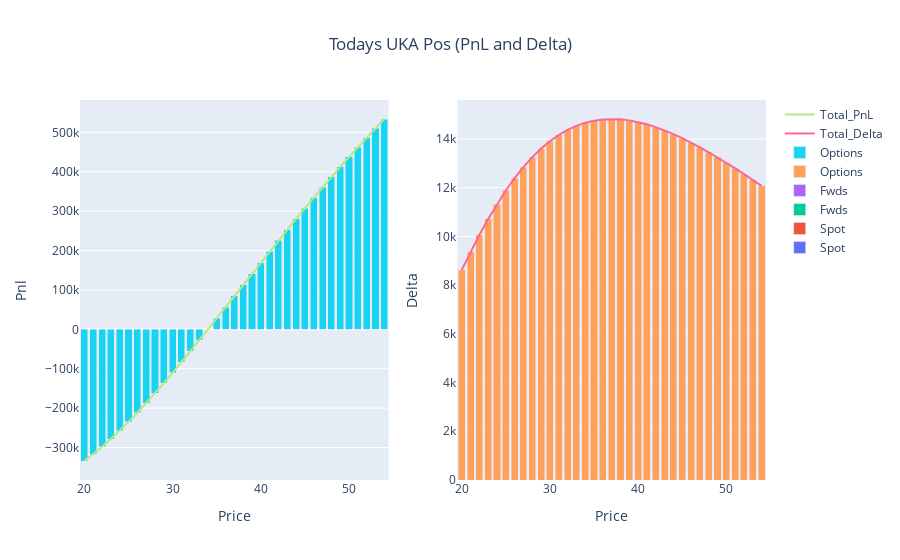

Here is the notebook cell this chart was saved with:
### Markdown cell above
# Today's Position

### Code cell
## USE THIS STYLE OF GRAPHING FOR TODAY DATE ENTRY ##
position_functions = Position_Reporting(positions, 'UKA', current_date)
pnl, delta, theta, vega, value = position_functions.combine_frame()

fig_d = go.Figure()

fig_d.add_trace(go.Bar(x=delta.Price, y=delta.Spot, name='Spot', base=0))
fig_d.add_trace(go.Bar(x=delta.Price, y=delta.Fwds, name='Fwds', base=0))
fig_d.add_trace(go.Bar(x=delta.Price, y=delta.Options, name='Options', base=0))
fig_d.add_trace(go.Scatter(x=delta.Price, y=delta.Total_Delta, mode='lines', name='Total_Delta'))

#fig_d.update_layout(title='ACCU Delta Today', xaxis_title='Price', yaxis_title='Delta', barmode='stack')
#fig_d.show()

#~~~~~~~~~~~~~~~~~~~~~~~~~~~~~~~~~
fig_p = go.Figure()

fig_p.add_trace(go.Bar(x=pnl.Price, y=pnl.Spot, name='Spot', base=0))
fig_p.add_trace(go.Bar(x=pnl.Price, y=pnl.Fwds, name='Fwds', base=0))
fig_p.add_trace(go.Bar(x=pnl.Price, y=pnl.Options, name='Options', base=0))
fig_p.add_trace(go.Scatter(x=pnl.Price, y=pnl.Total_Pnl, mode='lines', name='Total_PnL'))

#fig_p.update_layout(title='ACCU PnL Today', xaxis_title='Price', yaxis_title='pnl', barmode='stack')
#fig_p.show()


#~~~~~~~~~~~~~~~~~~~~~~~~~~~~~~~
fig = make_subplots(rows=1, cols=2)
for i in range(0,len(fig_d.data)):
    fig.add_trace(fig_d.data[i], row=1, col=2)
    fig.add_trace(fig_p.data[i], row=1, col=1)
    
fig.update_layout(title={'text': 'Todays UKA Pos (PnL and Delta)','x': 0.5,'xanchor': 'center'}, barmode='stack')

fig.update_xaxes(title_text="Price", row=1, col=1)
fig.update_yaxes(title_text="Pnl", row=1, col=1)
fig.update_xaxes(title_text="Price", row=1, col=2)
fig.update_yaxes(title_text="Delta", row=1, col=2)    
fig.show()

### Figure 1 — Plotly figure (JSON) as saved in the notebook; plotly's stock layout.template omitted (floating-point values rounded to 4 significant figures)
{"data": [{"base": 0, "name": "Spot", "type": "bar", "x": [20, 21, 22, 23, 24, 25, 26, 27, 28, 29, 30, 31, 32, 33, 34, 35, 36, 37, 38, 39, 40, 41, 42, 43, 44, 45, 46, 47, 48, 49, 50, 51, 52, 53, 54], "xaxis": "x2", "y": [0, 0, 0, 0, 0, 0, 0, 0, 0, 0, 0, 0, 0, 0, 0, 0, 0, 0, 0, 0, 0, 0, 0, 0, 0, 0, 0, 0, 0, 0, 0, 0, 0, 0, 0], "yaxis": "y2"}, {"base": 0, "name": "Spot", "type": "bar", "x": [20, 21, 22, 23, 24, 25, 26, 27, 28, 29, 30, 31, 32, 33, 34, 35, 36, 37, 38, 39, 40, 41, 42, 43, 44, 45, 46, 47, 48, 49, 50, 51, 52, 53, 54], "xaxis": "x", "y": [0, 0, 0, 0, 0, 0, 0, 0, 0, 0, 0, 0, 0, 0, 0, 0, 0, 0, 0, 0, 0, 0, 0, 0, 0, 0, 0, 0, 0, 0, 0, 0, 0, 0, 0], "yaxis": "y"}, {"base": 0, "name": "Fwds", "type": "bar", "x": [20, 21, 22, 23, 24, 25, 26, 27, 28, 29, 30, 31, 32, 33, 34, 35, 36, 37, 38, 39, 40, 41, 42, 43, 44, 45, 46, 47, 48, 49, 50, 51, 52, 53, 54], "xaxis": "x2", "y": [0, 0, 0, 0, 0, 0, 0, 0, 0, 0, 0, 0, 0, 0, 0, 0, 0, 0, 0, 0, 0, 0, 0, 0, 0, 0, 0, 0, 0, 0, 0, 0, 0, 0, 0], "yaxis": "y2"}, {"base": 0, "name": "Fwds", "type": "bar", "x": [20, 21, 22, 23, 24, 25, 26, 27, 28, 29, 30, 31, 32, 33, 34, 35, 36, 37, 38, 39, 40, 41, 42, 43, 44, 45, 46, 47, 48, 49, 50, 51, 52, 53, 54], "xaxis": "x", "y": [0, 0, 0, 0, 0, 0, 0, 0, 0, 0, 0, 0, 0, 0, 0, 0, 0, 0, 0, 0, 0, 0, 0, 0, 0, 0, 0, 0, 0, 0, 0, 0, 0, 0, 0], "yaxis": "y"}, {"base": 0, "name": "Options", "type": "bar", "x": [20, 21, 22, 23, 24, 25, 26, 27, 28, 29, 30, 31, 32, 33, 34, 35, 36, 37, 38, 39, 40, 41, 42, 43, 44, 45, 46, 47, 48, 49, 50, 51, 52, 53, 54], "xaxis": "x2", "y": [8624.0, 9363.0, 10060.0, 10720.0, 11330.0, 11890.0, 12390.0, 12850.0, 13250.0, 13600.0, 13910.0, 14160.0, 14370.0, 14540.0, 14670.0, 14750.0, 14800.0, 14820.0, 14810.0, 14760.0, 14690.0, 14600.0, 14490.0, 14350.0, 14200.0, 14030.0, 13850.0, 13660.0, 13450.0, 13240.0, 13020.0, 12790.0, 12560.0, 12320.0, 12080.0], "yaxis": "y2"}, {"base": 0, "name": "Options", "type": "bar", "x": [20, 21, 22, 23, 24, 25, 26, 27, 28, 29, 30, 31, 32, 33, 34, 35, 36, 37, 38, 39, 40, 41, 42, 43, 44, 45, 46, 47, 48, 49, 50, 51, 52, 53, 54], "xaxis": "x", "y": [-334200.0, -317000.0, -298300.0, -278400.0, -257300.0, -235000.0, -211700.0, -187500.0, -162500.0, -136800.0, -110400.0, -83450.0, -56090.0, -28360.0, -361.4, 27840.0, 56180.0, 84580.0, 113000.0, 141300.0, 169600.0, 197700.0, 225600.0, 253200.0, 280600.0, 307600.0, 334400.0, 360800.0, 386700.0, 412300.0, 437500.0, 462300.0, 486600.0, 510400.0, 533800.0], "yaxis": "y"}, {"mode": "lines", "name": "Total_Delta", "type": "scatter", "x": [20, 21, 22, 23, 24, 25, 26, 27, 28, 29, 30, 31, 32, 33, 34, 35, 36, 37, 38, 39, 40, 41, 42, 43, 44, 45, 46, 47, 48, 49, 50, 51, 52, 53, 54], "xaxis": "x2", "y": [8624.0, 9363.0, 10060.0, 10720.0, 11330.0, 11890.0, 12390.0, 12850.0, 13250.0, 13600.0, 13910.0, 14160.0, 14370.0, 14540.0, 14670.0, 14750.0, 14800.0, 14820.0, 14810.0, 14760.0, 14690.0, 14600.0, 14490.0, 14350.0, 14200.0, 14030.0, 13850.0, 13660.0, 13450.0, 13240.0, 13020.0, 12790.0, 12560.0, 12320.0, 12080.0], "yaxis": "y2"}, {"mode": "lines", "name": "Total_PnL", "type": "scatter", "x": [20, 21, 22, 23, 24, 25, 26, 27, 28, 29, 30, 31, 32, 33, 34, 35, 36, 37, 38, 39, 40, 41, 42, 43, 44, 45, 46, 47, 48, 49, 50, 51, 52, 53, 54], "xaxis": "x", "y": [-334200.0, -317000.0, -298300.0, -278400.0, -257300.0, -235000.0, -211700.0, -187500.0, -162500.0, -136800.0, -110400.0, -83450.0, -56090.0, -28360.0, -361.4, 27840.0, 56180.0, 84580.0, 113000.0, 141300.0, 169600.0, 197700.0, 225600.0, 253200.0, 280600.0, 307600.0, 334400.0, 360800.0, 386700.0, 412300.0, 437500.0, 462300.0, 486600.0, 510400.0, 533800.0], "yaxis": "y"}], "layout": {"barmode": "stack", "title": {"text": "Todays UKA Pos (PnL and Delta)", "x": 0.5, "xanchor": "center"}, "xaxis": {"anchor": "y", "domain": [0, 0.45], "title": {"text": "Price"}}, "xaxis2": {"anchor": "y2", "domain": [0.55, 1], "title": {"text": "Price"}}, "yaxis": {"anchor": "x", "domain": [0, 1], "title": {"text": "Pnl"}}, "yaxis2": {"anchor": "x2", "domain": [0, 1], "title": {"text": "Delta"}}}}
